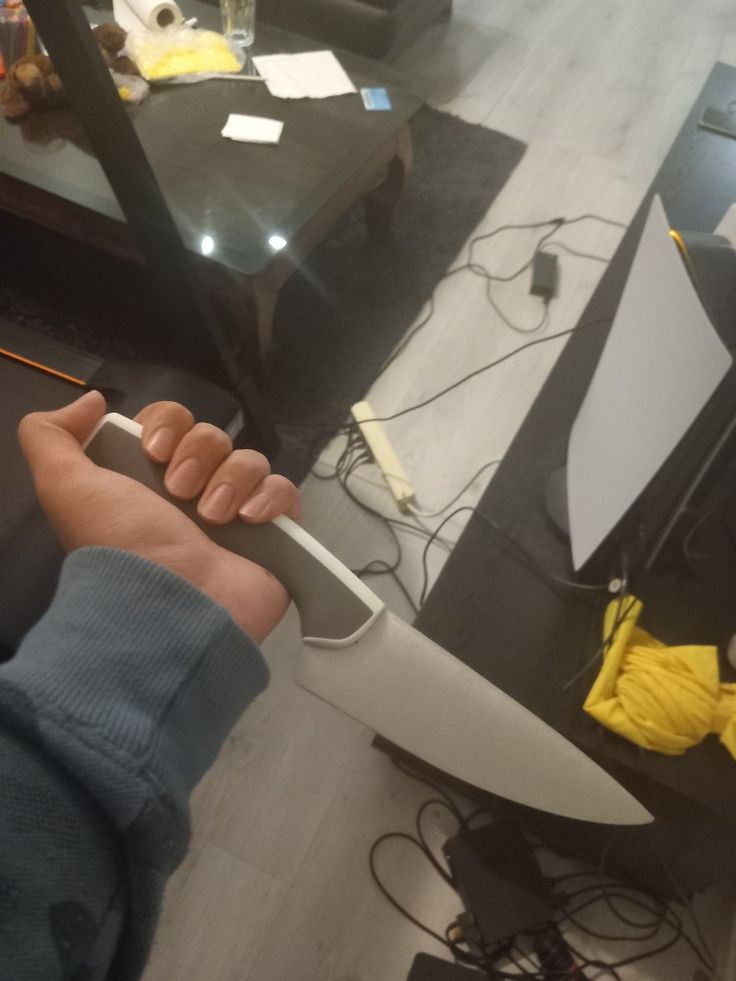
#> input picture services/ai-worker/knife-test.jpg, 736 x 981 px; its folder holds only this picture in this run
$ python -i motion_analyzer.py   (imports and definitions only)
#> lines starting #> are read from the running program, lines starting #| are printed output that depends on the picture
#> further down, picture is the input picture: shape (981, 736, 3); mean B, G, R 85.1, 97.9, 107
from dataclasses import dataclass
import time

import cv2
import numpy as np


@dataclass(frozen=True)
class MotionState:
    valid: bool
    meaningful_motion: bool
    frozen: bool
    inactivity_seconds: float
    changed_ratio: float


class MotionAnalyzer:
    def __init__(self, pixel_threshold: int = 20, changed_ratio_threshold: float = 0.012, frozen_seconds: float = 30):
        self.pixel_threshold = pixel_threshold
        self.changed_ratio_threshold = changed_ratio_threshold
        self.frozen_seconds = frozen_seconds
        self.previous = None
        self.last_motion_at = None
        self.identical_since = None
        self.last_event_at = None

    @staticmethod
    def _prepare(frame):
        gray = cv2.cvtColor(frame, cv2.COLOR_BGR2GRAY)
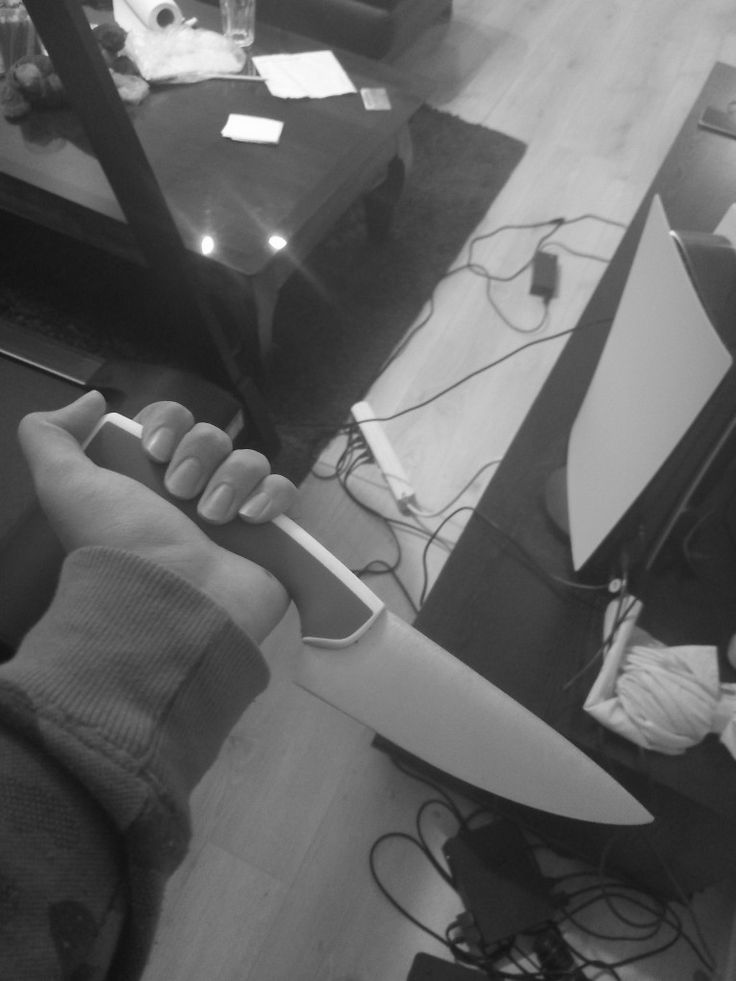
#> gray: shape (981, 736); min 16, max 255, mean 99.1
        gray = cv2.resize(gray, (320, 180), interpolation=cv2.INTER_AREA)
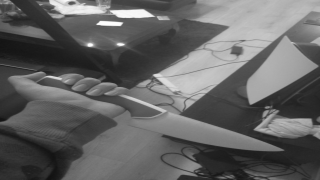
#> gray: shape (180, 320); min 17, max 253, mean 99.1
        return cv2.GaussianBlur(gray, (5, 5), 0)
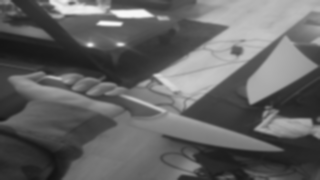
#> returned value: shape (180, 320); min 18, max 248, mean 99.1

    def update(self, frame, now: float | None = None) -> MotionState:
        current_time = time.monotonic() if now is None else now
        current = self._prepare(frame)
        if self.previous is None:
            self.previous = current
            self.last_motion_at = current_time
            self.identical_since = current_time
            return MotionState(True, False, False, 0, 0)
        raw = current.astype(np.int16) - self.previous.astype(np.int16)
        # Remove a global luminance shift so sunrise, cloud cover, or exposure changes
        # do not count as scene movement.
        adjusted = np.abs(raw - np.median(raw))
        changed_ratio = float(np.count_nonzero(adjusted >= self.pixel_threshold) / adjusted.size)
        exact_repeat = bool(np.array_equal(current, self.previous))
        if exact_repeat:
            if self.identical_since is None:
                self.identical_since = current_time
        else:
            self.identical_since = None
        frozen = self.identical_since is not None and current_time - self.identical_since >= self.frozen_seconds
        meaningful = changed_ratio >= self.changed_ratio_threshold and not frozen
        if meaningful:
            self.last_motion_at = current_time
        self.previous = current
        last_motion = current_time if self.last_motion_at is None else self.last_motion_at
        inactivity = max(0.0, current_time - last_motion)
        return MotionState(True, meaningful, frozen, inactivity, changed_ratio)

    def should_emit(self, state: MotionState, required_seconds: float, cooldown_seconds: float, now: float | None = None) -> bool:
        current_time = time.monotonic() if now is None else now
        if not state.valid or state.frozen or state.inactivity_seconds < required_seconds:
            return False
        if self.last_event_at is not None and current_time - self.last_event_at < cooldown_seconds:
            return False
        self.last_event_at = current_time
        return True

>>> import cv2
>>> picture = cv2.imread('../../knife-test.jpg')
>>> result = MotionAnalyzer().update(picture)
